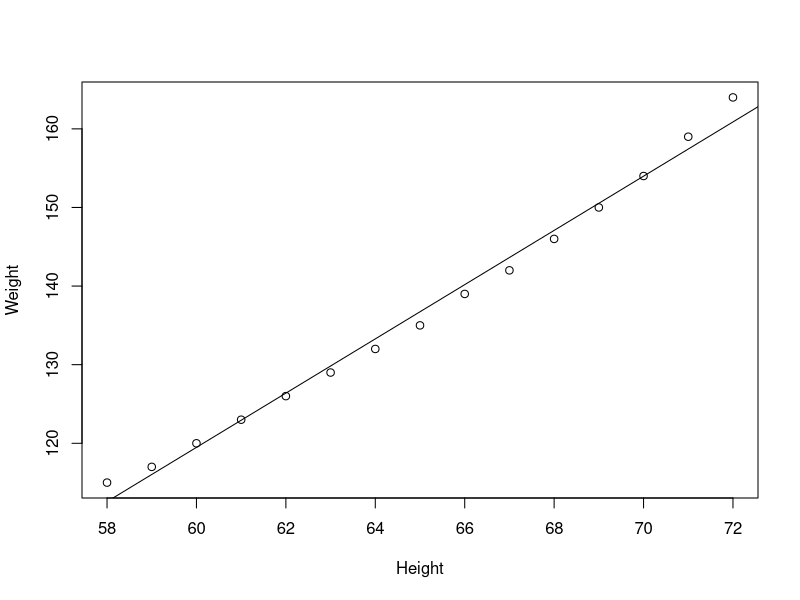

Reproduce this figure in R.
## ---- chunk 1
knitr::opts_chunk$set(echo = TRUE)
## ---- chunk 2
fit <- lm(weight~height, data = women)
summary(fit)



plot(women$height, women$weight, xlab = "Height", ylab = "Weight")
abline(fit)
## ---- chunk 3
fit2 <- lm(weight ~ height + I(height^2), data = women)
summary(fit2)
